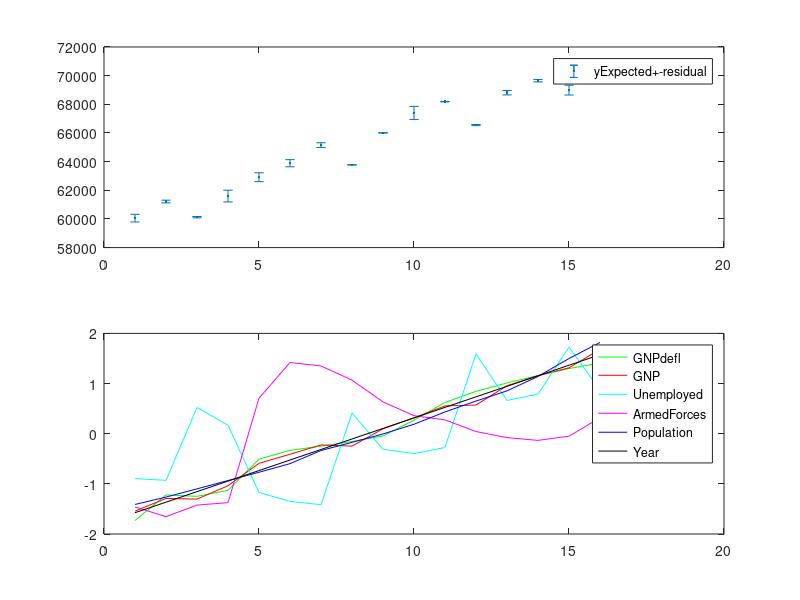

Write MATLAB code to recreate this figure.
function es_5_11

%Esercizio 5.11

clear; clc;

% Dataset set up
% load data and add one column for the constant term

load longley.dat;
fprintf( '\n Data loaded.\n');
y = longley(:,1);
X = [ ones(size(y,1),1) longley(:,2:7)];
fprintf( '\n Added 1-column.\n');


% Data Structures of labels and all their couples:
% this is used in point (d) to automatically print out
% the highly correlated couples of variables.
% % The structured will be indexed by a boolean matrix
% % where true in the (i,j) cell indicate a hihly correlated couple
% % of variables.
s(6,6) = struct('label', [], 'data', []);
    s(1,1).label = 'GNPdefl';
    s(2,2).label = 'GNP'; 
    s(3,3).label = 'Unemployed';
    s(4,4).label = 'ArmedForces';
    s(5,5).label = 'Population';
    s(6,6).label = 'Year';

for ( i = [1:6] )
    for ( j = [1:6] )
        
        % generates variables couples
        if ( i ~=j ) s(i,j).label = [ ' ' s(i,i).label '+' s(j,j).label ' '];
        end
        
        % inserts in the main diagonal data & skips first column - ( intercept )
        if ( i == j ) s(i,i).data = X(:,1+i);
        end
    end
end

fprintf( '\n Matrix of labels generated.\n');


% (a) Estimation step

beta = (X\y); % LSQ estimators
fprintf( '\n Estimated LSQ betas: '); beta

    
% (b) comparison with reference values

% https://rstudio-pubs-static.s3.amazonaws.com/269760_abe16b38acec471e92021b0ee703efd8.html
% Coefficients:
%                Estimate Std. Error t value Pr(>|t|)    
% (Intercept)  -3.482e+06  8.904e+02  -3.911 0.003560 ** 
% GNP.deflator      15.06  8.492e-02   0.177 0.863141    
% GNP          -3.582e-02  3.349e-02  -1.070 0.312681    
% Unemployed       -2.020  4.884e-03  -4.136 0.002535 ** 
% Armed.Forces     -1.033  2.143e-03  -4.822 0.000944 ***
% Population   -5.110e-02  2.261e-01  -0.226 0.826212    
% Year          1.829e+00  4.555e-01   4.016 0.003037 ** 

betaRef  = [ -3.482e+06 ; 15.06 ; -3.582e-02 ; -2.020 ; -1.033 ; -5.110e-02 ; 1829 ];

norm1 = norm(beta-betaRef,1);
fprintf( '\n The 1-norm difference is: ' ); norm1
fprintf( '\n');


% (c) Graphical step

yExpe  = X*beta;        % expected values
yRefe  = y;             % reference values
res = (yRefe - yExpe);  % linear model residuals
years   = [ 1 : 16 ]';

subplot(2, 1, 1), errorbar(years,  yExpe, abs(res), '.' ); hold on;

subplot(2, 1, 1), legend( 'yExpected+-residual' );


% (d) Correlation matrix

x = X(:,2:end); % exclude constant

corrCoeff = corrcoef(x);

% select couples of highly correlated variables
    treshold = 0.75;
    selectionMatrix = tril( (abs(corrCoeff) >= treshold) - eye(size(corrCoeff,1)) );

    fprintf( '\n');
    highlyCorrelated = [ s(logical(selectionMatrix)).label ]
    fprintf( '\n');


% (e) Normalization

y = y - mean(y);
y = y/std(y);

subplot(2, 1, 2), p = plot(y);
colorArray = [ 'g' 'r' 'c' 'm' 'b' 'k'];

for i=1:6
    
    % data are in the main diagonal of struct array
    s(i,i).data = s(i,i).data - mean(s(i,i).data);
    s(i,i).data = s(i,i).data/std(s(i,i).data);
    
    % add to plot
    subplot(2, 1, 2), plot(s(i,i).data, 'Color', colorArray(i) ); hold on;
    
end

subplot(2, 1, 2), legend(  s(1,1).label, s(2,2).label, s(3,3).label, s(4,4).label, s(5,5).label, s(6,6).label );

end

